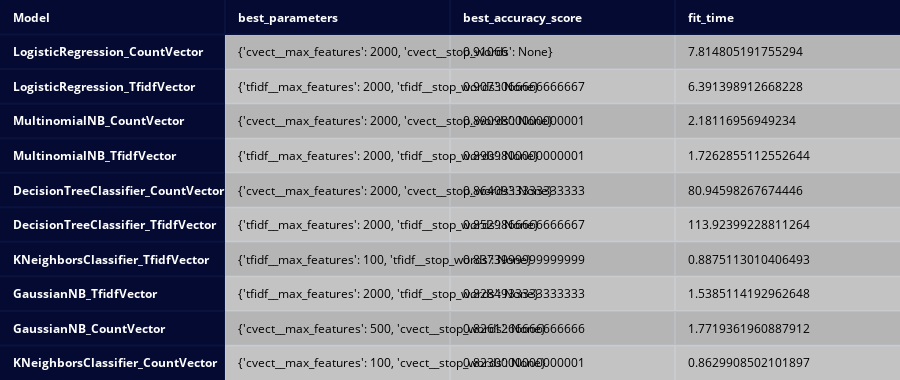

The notebook cell saved with this chart:
### Code cell
create_table(df_scores.sort_values(by=['best_accuracy_score'], ascending=False), index_title='Model',index=True)

### Figure 1 — Plotly figure (JSON) as saved in the notebook; plotly's stock layout.template omitted (floating-point values rounded to 4 significant figures)
{"data": [{"colorscale": [[0, "#00083e"], [0.5, "#ededee"], [1, "#ffffff"]], "hoverinfo": "none", "opacity": 0.75, "showscale": false, "z": [[0, 0, 0, 0], [0, 0.5, 0.5, 0.5], [0, 1, 1, 1], [0, 0.5, 0.5, 0.5], [0, 1, 1, 1], [0, 0.5, 0.5, 0.5], [0, 1, 1, 1], [0, 0.5, 0.5, 0.5], [0, 1, 1, 1], [0, 0.5, 0.5, 0.5], [0, 1, 1, 1]], "type": "heatmap"}], "layout": {"annotations": [{"align": "left", "font": {"color": "#ffffff"}, "showarrow": false, "text": "<b>Model</b>", "x": -0.45, "xanchor": "left", "xref": "x", "y": 0, "yref": "y"}, {"align": "left", "font": {"color": "#ffffff"}, "showarrow": false, "text": "<b>best_parameters</b>", "x": 0.55, "xanchor": "left", "xref": "x", "y": 0, "yref": "y"}, {"align": "left", "font": {"color": "#ffffff"}, "showarrow": false, "text": "<b>best_accuracy_score</b>", "x": 1.55, "xanchor": "left", "xref": "x", "y": 0, "yref": "y"}, {"align": "left", "font": {"color": "#ffffff"}, "showarrow": false, "text": "<b>fit_time</b>", "x": 2.55, "xanchor": "left", "xref": "x", "y": 0, "yref": "y"}, {"align": "left", "font": {"color": "#ffffff"}, "showarrow": false, "text": "<b>LogisticRegression_CountVector</b>", "x": -0.45, "xanchor": "left", "xref": "x", "y": 1, "yref": "y"}, {"align": "left", "font": {"color": "#000000"}, "showarrow": false, "text": "{'cvect__max_features': 2000, 'cvect__stop_words': None}", "x": 0.55, "xanchor": "left", "xref": "x", "y": 1, "yref": "y"}, {"align": "left", "font": {"color": "#000000"}, "showarrow": false, "text": "0.91066", "x": 1.55, "xanchor": "left", "xref": "x", "y": 1, "yref": "y"}, {"align": "left", "font": {"color": "#000000"}, "showarrow": false, "text": "7.814805191755294", "x": 2.55, "xanchor": "left", "xref": "x", "y": 1, "yref": "y"}, {"align": "left", "font": {"color": "#ffffff"}, "showarrow": false, "text": "<b>LogisticRegression_TfidfVector</b>", "x": -0.45, "xanchor": "left", "xref": "x", "y": 2, "yref": "y"}, {"align": "left", "font": {"color": "#000000"}, "showarrow": false, "text": "{'tfidf__max_features': 2000, 'tfidf__stop_words': None}", "x": 0.55, "xanchor": "left", "xref": "x", "y": 2, "yref": "y"}, {"align": "left", "font": {"color": "#000000"}, "showarrow": false, "text": "0.9073066666666667", "x": 1.55, "xanchor": "left", "xref": "x", "y": 2, "yref": "y"}, {"align": "left", "font": {"color": "#000000"}, "showarrow": false, "text": "6.391398912668228", "x": 2.55, "xanchor": "left", "xref": "x", "y": 2, "yref": "y"}, {"align": "left", "font": {"color": "#ffffff"}, "showarrow": false, "text": "<b>MultinomialNB_CountVector</b>", "x": -0.45, "xanchor": "left", "xref": "x", "y": 3, "yref": "y"}, {"align": "left", "font": {"color": "#000000"}, "showarrow": false, "text": "{'cvect__max_features': 2000, 'cvect__stop_words': None}", "x": 0.55, "xanchor": "left", "xref": "x", "y": 3, "yref": "y"}, {"align": "left", "font": {"color": "#000000"}, "showarrow": false, "text": "0.8909800000000001", "x": 1.55, "xanchor": "left", "xref": "x", "y": 3, "yref": "y"}, {"align": "left", "font": {"color": "#000000"}, "showarrow": false, "text": "2.18116956949234", "x": 2.55, "xanchor": "left", "xref": "x", "y": 3, "yref": "y"}, {"align": "left", "font": {"color": "#ffffff"}, "showarrow": false, "text": "<b>MultinomialNB_TfidfVector</b>", "x": -0.45, "xanchor": "left", "xref": "x", "y": 4, "yref": "y"}, {"align": "left", "font": {"color": "#000000"}, "showarrow": false, "text": "{'tfidf__max_features': 2000, 'tfidf__stop_words': None}", "x": 0.55, "xanchor": "left", "xref": "x", "y": 4, "yref": "y"}, {"align": "left", "font": {"color": "#000000"}, "showarrow": false, "text": "0.8909800000000001", "x": 1.55, "xanchor": "left", "xref": "x", "y": 4, "yref": "y"}, {"align": "left", "font": {"color": "#000000"}, "showarrow": false, "text": "1.7262855112552644", "x": 2.55, "xanchor": "left", "xref": "x", "y": 4, "yref": "y"}, {"align": "left", "font": {"color": "#ffffff"}, "showarrow": false, "text": "<b>DecisionTreeClassifier_CountVector</b>", "x": -0.45, "xanchor": "left", "xref": "x", "y": 5, "yref": "y"}, {"align": "left", "font": {"color": "#000000"}, "showarrow": false, "text": "{'cvect__max_features': 2000, 'cvect__stop_words': None}", "x": 0.55, "xanchor": "left", "xref": "x", "y": 5, "yref": "y"}, {"align": "left", "font": {"color": "#000000"}, "showarrow": false, "text": "0.8640933333333333", "x": 1.55, "xanchor": "left", "xref": "x", "y": 5, "yref": "y"}, {"align": "left", "font": {"color": "#000000"}, "showarrow": false, "text": "80.94598267674446", "x": 2.55, "xanchor": "left", "xref": "x", "y": 5, "yref": "y"}, {"align": "left", "font": {"color": "#ffffff"}, "showarrow": false, "text": "<b>DecisionTreeClassifier_TfidfVector</b>", "x": -0.45, "xanchor": "left", "xref": "x", "y": 6, "yref": "y"}, {"align": "left", "font": {"color": "#000000"}, "showarrow": false, "text": "{'tfidf__max_features': 2000, 'tfidf__stop_words': None}", "x": 0.55, "xanchor": "left", "xref": "x", "y": 6, "yref": "y"}, {"align": "left", "font": {"color": "#000000"}, "showarrow": false, "text": "0.8529866666666667", "x": 1.55, "xanchor": "left", "xref": "x", "y": 6, "yref": "y"}, {"align": "left", "font": {"color": "#000000"}, "showarrow": false, "text": "113.92399228811264", "x": 2.55, "xanchor": "left", "xref": "x", "y": 6, "yref": "y"}, {"align": "left", "font": {"color": "#ffffff"}, "showarrow": false, "text": "<b>KNeighborsClassifier_TfidfVector</b>", "x": -0.45, "xanchor": "left", "xref": "x", "y": 7, "yref": "y"}, {"align": "left", "font": {"color": "#000000"}, "showarrow": false, "text": "{'tfidf__max_features': 100, 'tfidf__stop_words': None}", "x": 0.55, "xanchor": "left", "xref": "x", "y": 7, "yref": "y"}, {"align": "left", "font": {"color": "#000000"}, "showarrow": false, "text": "0.8373999999999999", "x": 1.55, "xanchor": "left", "xref": "x", "y": 7, "yref": "y"}, {"align": "left", "font": {"color": "#000000"}, "showarrow": false, "text": "0.8875113010406493", "x": 2.55, "xanchor": "left", "xref": "x", "y": 7, "yref": "y"}, {"align": "left", "font": {"color": "#ffffff"}, "showarrow": false, "text": "<b>GaussianNB_TfidfVector</b>", "x": -0.45, "xanchor": "left", "xref": "x", "y": 8, "yref": "y"}, {"align": "left", "font": {"color": "#000000"}, "showarrow": false, "text": "{'tfidf__max_features': 2000, 'tfidf__stop_words': None}", "x": 0.55, "xanchor": "left", "xref": "x", "y": 8, "yref": "y"}, {"align": "left", "font": {"color": "#000000"}, "showarrow": false, "text": "0.8284933333333333", "x": 1.55, "xanchor": "left", "xref": "x", "y": 8, "yref": "y"}, {"align": "left", "font": {"color": "#000000"}, "showarrow": false, "text": "1.5385114192962648", "x": 2.55, "xanchor": "left", "xref": "x", "y": 8, "yref": "y"}, {"align": "left", "font": {"color": "#ffffff"}, "showarrow": false, "text": "<b>GaussianNB_CountVector</b>", "x": -0.45, "xanchor": "left", "xref": "x", "y": 9, "yref": "y"}, {"align": "left", "font": {"color": "#000000"}, "showarrow": false, "text": "{'cvect__max_features': 500, 'cvect__stop_words': None}", "x": 0.55, "xanchor": "left", "xref": "x", "y": 9, "yref": "y"}, {"align": "left", "font": {"color": "#000000"}, "showarrow": false, "text": "0.8261266666666666", "x": 1.55, "xanchor": "left", "xref": "x", "y": 9, "yref": "y"}, {"align": "left", "font": {"color": "#000000"}, "showarrow": false, "text": "1.7719361960887912", "x": 2.55, "xanchor": "left", "xref": "x", "y": 9, "yref": "y"}, {"align": "left", "font": {"color": "#ffffff"}, "showarrow": false, "text": "<b>KNeighborsClassifier_CountVector</b>", "x": -0.45, "xanchor": "left", "xref": "x", "y": 10, "yref": "y"}, {"align": "left", "font": {"color": "#000000"}, "showarrow": false, "text": "{'cvect__max_features': 100, 'cvect__stop_words': None}", "x": 0.55, "xanchor": "left", "xref": "x", "y": 10, "yref": "y"}, {"align": "left", "font": {"color": "#000000"}, "showarrow": false, "text": "0.8230000000000001", "x": 1.55, "xanchor": "left", "xref": "x", "y": 10, "yref": "y"}, {"align": "left", "font": {"color": "#000000"}, "showarrow": false, "text": "0.8629908502101897", "x": 2.55, "xanchor": "left", "xref": "x", "y": 10, "yref": "y"}], "height": 380, "margin": {"b": 0, "l": 0, "r": 0, "t": 0}, "xaxis": {"dtick": 1, "gridwidth": 2, "showticklabels": false, "tick0": -0.5, "ticks": "", "zeroline": false}, "yaxis": {"autorange": "reversed", "dtick": 1, "gridwidth": 2, "showticklabels": false, "tick0": 0.5, "ticks": "", "zeroline": false}}}
